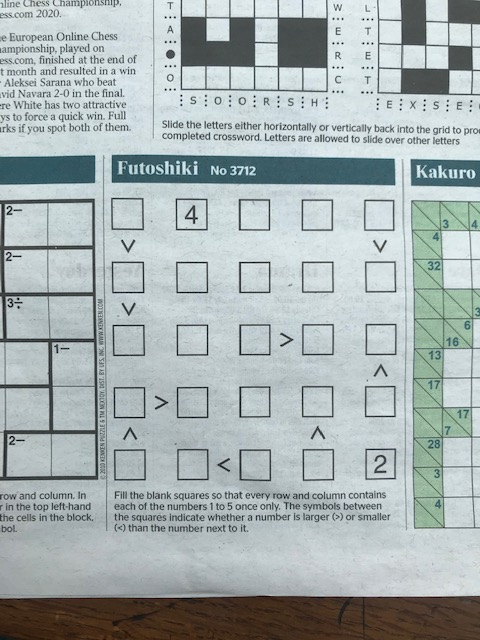
#> input picture img/0.jpg, 480 x 640 px; its folder holds only this picture in this run
$ python squares.py
#> lines starting #> are read from the running program, lines starting #| are printed output that depends on the picture; after the words box and inside, x2 and y2 are one past the last pixel; in counts of white or black regions, pixels touching at a corner belong together
import cv2
import numpy as np
import matplotlib.pyplot as plt
import itertools
import collections
from copy import deepcopy

# Square detector copied from C++ source code here:
# https://docs.opencv.org/master/db/d00/samples_2cpp_2squares_8cpp-example.html


class Square:
    def __init__(self, corners):
        # unpack corner array into a single 2D numpy array for ease of use.
        self.corners = np.array([x[0] for x in corners])
        self.in_grid = False
        self.value = None
        self.possible_values = [1, 2, 3, 4, 5]

    def __repr__(self):
        return str(self.area)

    @property
    def area(self):
        return cv2.contourArea(self.corners)

    @property
    def average_side_length(self):
        return np.sqrt(self.area)

    @property
    def centre(self):
        return np.array(
            [np.mean(self.corners[:, 0]).round(), np.mean(self.corners[:, 1]).round(),]
        )

    @staticmethod
    def relative_area_increase(sq1, sq2):
        big = max(sq1.area, sq2.area)
        small = min(sq1.area, sq2.area)
        return big / small

    @staticmethod
    def are_duplicates(sq1, sq2):
        """Check two squares are similar by their centre location and area change.
        """
        dist = np.linalg.norm(sq1.centre - sq2.centre)
        return dist < 10 and (Square.relative_area_increase(sq1, sq2)) < 2

    @staticmethod
    def points_form_a_square(approx):
        """Check the 4 points in the approximate contour form a rectangle
        This is completed by checking the cosine of each corner angle
        """
        max_cosine = 0
        side_length_approx_same = False
        for j in range(2, 5):
            a = approx[j % 4]
            b = approx[j - 2]
            c = approx[j - 1]
            length_1 = np.linalg.norm(a - c)
            length_2 = np.linalg.norm(b - c)
            v_1 = (a - c) / length_1
            v_2 = (b - c) / length_2
            cosine = np.dot(v_1[0], v_2[0])
            max_cosine = np.amax([cosine, max_cosine])
            side_length_approx_same = (
                abs(length_2 - length_1) / min(length_1, length_2) < 0.5
            )
        return max_cosine < 0.3 and side_length_approx_same

    def draw_square(self, img):
        return cv2.polylines(img, [self.corners], True, (255, 0, 0), 5)


class SquareList(collections.UserList):
    @property
    def all_corners(self):
        return list(itertools.chain.from_iterable(s.corners for s in self.data))

    @property
    def all_areas(self):
        return [x.area for x in self.data]

    def sort_by_area(self, reverse=False):
        self.data.sort(key=lambda x: x.area, reverse=reverse)

    def sort_by_dist(self, centre, reverse=False):
        return sorted(
            self.data, key=lambda x: np.linalg.norm(x.centre - centre), reverse=reverse
        )

    def remove_duplicate_squares(self):
        """A function to remove duplicate nearby squares
        (caused by edge detector getting things wrong)."""
        # Sort from smallest to largest so we keep the inside of edge-detected squares.
        self.sort_by_area(reverse=False)
        duplicate_indices = []
        for index in range(len(self.data)):
            try:
                sq = self.data[index]
                rest_of_list = self.data[index + 1 :]
            except IndexError:
                pass
            for i, smaller_square in enumerate(rest_of_list):
                if Square.are_duplicates(sq, smaller_square):
                    duplicate_indices.append(i + index + 1)
        duplicate_indices = list(set(duplicate_indices))
        for index in sorted(duplicate_indices, reverse=True):
            del self.data[index]

    def remove_squares_mismatched_neighbours(self, num_neighbours=3):
        non_puzzle_square_indices = []
        for index, square in enumerate(self.data):
            closest_squares = self.sort_by_dist(square.centre)[1 : 1 + num_neighbours]
            neighbours = np.full((num_neighbours, 2), np.inf)
            for i, neighbour in enumerate(closest_squares):
                diff = neighbour.centre - square.centre
                dist = np.linalg.norm(diff)
                ang = np.rad2deg(np.arctan2(diff[1], diff[0])) + 22 // 45  # degrees
                if (
                    ang not in neighbours[:, 1]
                    and dist > square.average_side_length * 1.2
                    # and dist < square.average_side_length * 3.5
                ):
                    neighbours[i, :] = [dist, ang]
                else:
                    non_puzzle_square_indices.append(index)
                    break

        non_puzzle_square_indices = list(set(non_puzzle_square_indices))
        for index in sorted(non_puzzle_square_indices, reverse=True):
            del self.data[index]

    def draw_all(self, img):
        # ToDo: check if deepcopy needed/is it possible to draw without changing image
        p = deepcopy(img)
        for s in self.data:
            p = s.draw_square(p)
        return p


def find_squares(img, thresh=50, ratio=2.5):
    low = cv2.pyrDown(img)
    smoothed = cv2.pyrUp(low)
    sl = SquareList()
    # Assuming black & white image (as we are detecting black squares on grey paper)

    gray = cv2.Canny(smoothed, thresh, ratio * thresh)
    contours, hierarchy = cv2.findContours(gray, cv2.RETR_LIST, cv2.CHAIN_APPROX_SIMPLE)
    for i in range(len(contours)):
        # Approximate contour with accuracy proportional to perimeter
        approx = cv2.approxPolyDP(
            contours[i], cv2.arcLength(contours[i], True) * 0.03, True
        )
        # square contours should have 4 vertices after approximation
        # relatively large area (to filter out noisy contours) and be convex
        if (
            len(approx) == 4
            and cv2.isContourConvex(approx)
            and cv2.contourArea(approx) > 100
            and Square.points_form_a_square(approx)
        ):
            # found a square
            sl.append(Square(approx))

    return sl


imgs = []
for i in range(11):
    img = cv2.imread("img/{}.jpg".format(i), 0)
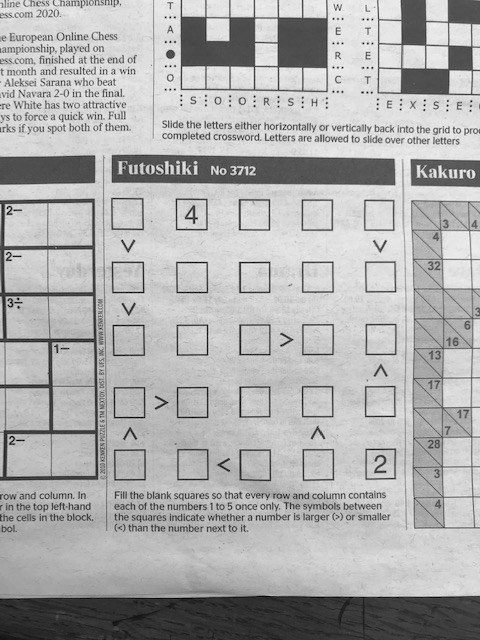
#> img: shape (640, 480); min 0, max 248, mean 174.4
    imgs.append(img)
    sl = find_squares(img)
#> in find_squares, `low = cv2.pyrDown(img)`:
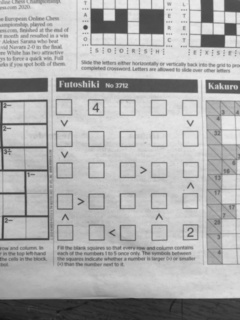
#> low: shape (320, 240); min 21, max 236, mean 174.5
#> in find_squares, `smoothed = cv2.pyrUp(low)`:
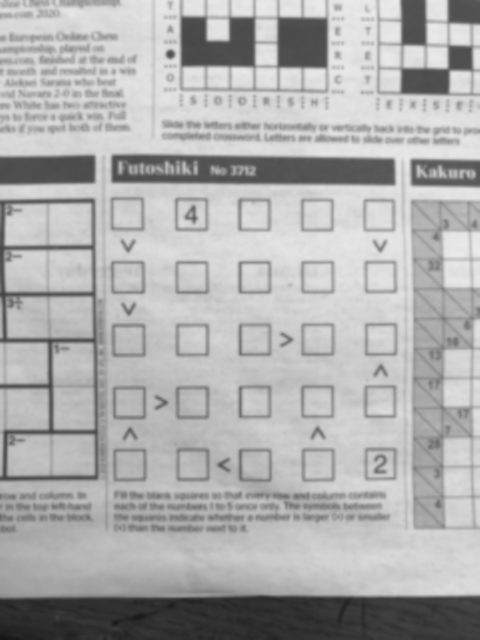
#> smoothed: shape (640, 480); min 21, max 235, mean 174.4
#> in find_squares, `gray = cv2.Canny(smoothed, thresh, ratio * thresh)`:
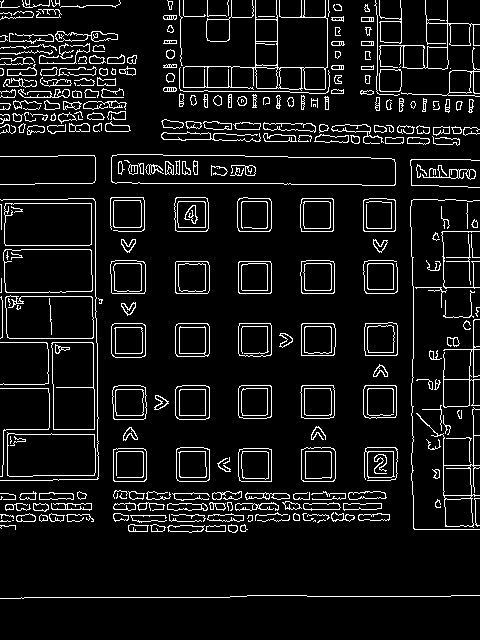
#> gray: shape (640, 480); 8.3% white in thin lines or dots
#> in find_squares, `contours, hierarchy = cv2.findContours(gray, cv2.RETR_LIST, cv2.CHAIN_..`: contours = 604 contours, 217 with area under 20; largest, box (x1, y1, x2, y2) and area: (111, 154, 396, 186) 7828, (111, 154, 396, 186) 7824, (3, 249, 93, 293) 3718, (3, 249, 93, 293) 3710, (4, 203, 92, 246) 3638
#> the loop in find_squares, `for i in range(len(contours)):` made 604 passes
    sl.remove_duplicate_squares()
    sl.remove_squares_mismatched_neighbours()
    all_corners = sl.all_corners
#> all_corners = 136 pairs, first value 113 to 471, second value 19 to 526
    clear_img = np.zeros(img.shape)
    for c in all_corners:
        clear_img[c[1], c[0]] = 255
#> this loop made 136 passes
#> c on passes 1 to 12: [380, 22], [399, 21], [401, 41], [381, 41], [428, 46], [447, 48], [446, 68], [427, 67], [279, 69], [299, 67], [301, 87], [281, 88]
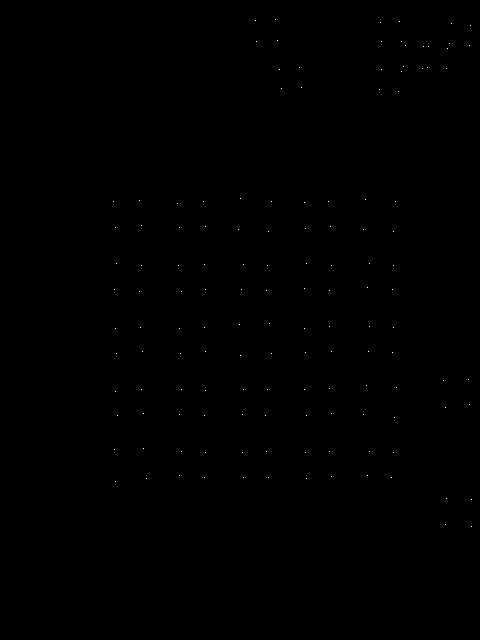
#> clear_img: shape (640, 480) float64; 0.04% white in thin lines or dots, all inside (x1, y1, x2, y2) = (113, 19, 472, 527)
    plt.figure(1)
    plt.subplot(3, 4, i + 1)
    # plt.imshow(p, "gray")
    # plt.imshow(clear_img, "gray")
    p = sl.draw_all(img)
#> the loop in draw_all, `for s in self.data:` made 34 passes
#> pass 1, in draw_all, `p = s.draw_square(p)`:
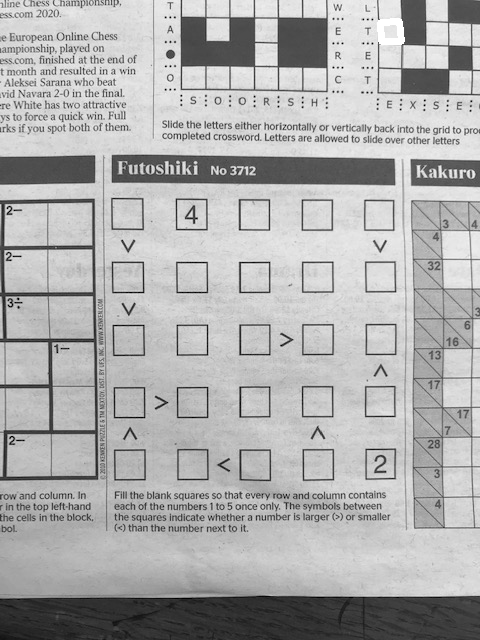
#> p: shape (640, 480); 0.17% of pixels changed, all inside (x1, y1, x2, y2) = (377, 18, 405, 45)
#> after the loop in draw_all, `for s in self.data:`:
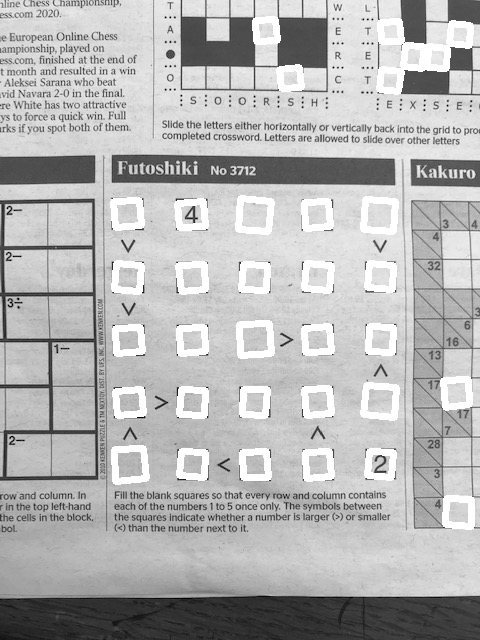
#> p: shape (640, 480); min 0, max 255, mean 180.4
    # plt.subplot("121")
    plt.imshow(p)
    print("Found {} squares".format(len(sl)))
#| Found 34 squares
#> (the run stopped early here; a loop or call above may not have finished)
